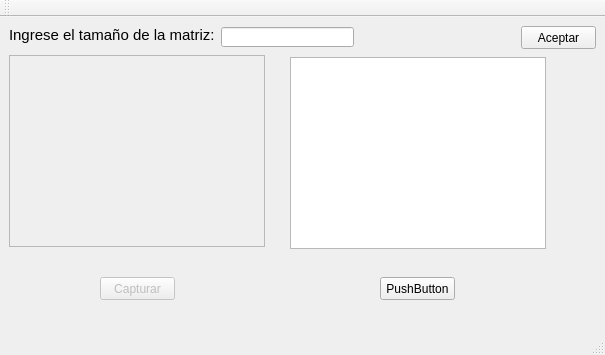
<?xml version="1.0" encoding="UTF-8"?>
<ui version="4.0">
 <class>VentanaPrincipal</class>
 <widget class="QMainWindow" name="VentanaPrincipal">
  <property name="geometry">
   <rect>
    <x>0</x>
    <y>0</y>
    <width>605</width>
    <height>355</height>
   </rect>
  </property>
  <property name="windowTitle">
   <string>VentanaPrincipal</string>
  </property>
  <widget class="QWidget" name="centralWidget">
   <widget class="QLabel" name="label">
    <property name="geometry">
     <rect>
      <x>9</x>
      <y>9</y>
      <width>206</width>
      <height>18</height>
     </rect>
    </property>
    <property name="font">
     <font>
      <pointsize>11</pointsize>
     </font>
    </property>
    <property name="text">
     <string>Ingrese el tamaño de la matriz:</string>
    </property>
   </widget>
   <widget class="QLineEdit" name="lineEdit">
    <property name="geometry">
     <rect>
      <x>221</x>
      <y>10</y>
      <width>133</width>
      <height>20</height>
     </rect>
    </property>
   </widget>
   <widget class="QPushButton" name="pushButton">
    <property name="geometry">
     <rect>
      <x>521</x>
      <y>9</y>
      <width>75</width>
      <height>23</height>
     </rect>
    </property>
    <property name="text">
     <string>Aceptar</string>
    </property>
   </widget>
   <widget class="QTableWidget" name="tableWidget">
    <property name="enabled">
     <bool>false</bool>
    </property>
    <property name="geometry">
     <rect>
      <x>9</x>
      <y>38</y>
      <width>256</width>
      <height>192</height>
     </rect>
    </property>
   </widget>
   <widget class="QPushButton" name="pushButton_2">
    <property name="enabled">
     <bool>false</bool>
    </property>
    <property name="geometry">
     <rect>
      <x>100</x>
      <y>260</y>
      <width>75</width>
      <height>23</height>
     </rect>
    </property>
    <property name="text">
     <string>Capturar</string>
    </property>
   </widget>
   <widget class="QTableWidget" name="tableWidget_2">
    <property name="geometry">
     <rect>
      <x>290</x>
      <y>40</y>
      <width>256</width>
      <height>192</height>
     </rect>
    </property>
   </widget>
   <widget class="QPushButton" name="pushButton_3">
    <property name="geometry">
     <rect>
      <x>380</x>
      <y>260</y>
      <width>75</width>
      <height>23</height>
     </rect>
    </property>
    <property name="text">
     <string>PushButton</string>
    </property>
   </widget>
  </widget>
  <widget class="QMenuBar" name="menuBar">
   <property name="geometry">
    <rect>
     <x>0</x>
     <y>0</y>
     <width>605</width>
     <height>21</height>
    </rect>
   </property>
  </widget>
  <widget class="QToolBar" name="mainToolBar">
   <attribute name="toolBarArea">
    <enum>TopToolBarArea</enum>
   </attribute>
   <attribute name="toolBarBreak">
    <bool>false</bool>
   </attribute>
  </widget>
  <widget class="QStatusBar" name="statusBar"/>
 </widget>
 <layoutdefault spacing="6" margin="11"/>
 <resources/>
 <connections/>
</ui>
